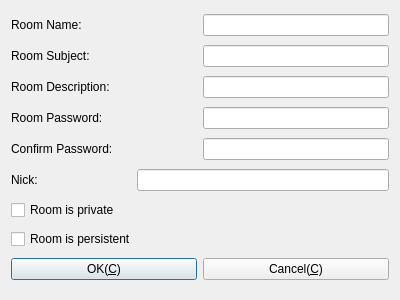
<?xml version="1.0" encoding="UTF-8"?>
<ui version="4.0">
 <class>CDlgCreateGroupChatRoom</class>
 <widget class="QDialog" name="CDlgCreateGroupChatRoom">
  <property name="geometry">
   <rect>
    <x>0</x>
    <y>0</y>
    <width>400</width>
    <height>300</height>
   </rect>
  </property>
  <property name="windowTitle">
   <string>New group chat room</string>
  </property>
  <property name="windowIcon">
   <iconset resource="../../Resource/Resource.qrc">
    <normaloff>:/icon/AppIcon</normaloff>:/icon/AppIcon</iconset>
  </property>
  <layout class="QGridLayout" name="gridLayout">
   <item row="0" column="0" colspan="2">
    <layout class="QHBoxLayout" name="horizontalLayout">
     <item>
      <widget class="QLabel" name="label">
       <property name="sizePolicy">
        <sizepolicy hsizetype="Preferred" vsizetype="Preferred">
         <horstretch>0</horstretch>
         <verstretch>0</verstretch>
        </sizepolicy>
       </property>
       <property name="minimumSize">
        <size>
         <width>120</width>
         <height>0</height>
        </size>
       </property>
       <property name="text">
        <string>Room Name:</string>
       </property>
      </widget>
     </item>
     <item>
      <widget class="QLineEdit" name="txtName">
       <property name="sizePolicy">
        <sizepolicy hsizetype="Preferred" vsizetype="Fixed">
         <horstretch>0</horstretch>
         <verstretch>0</verstretch>
        </sizepolicy>
       </property>
      </widget>
     </item>
    </layout>
   </item>
   <item row="1" column="0" colspan="2">
    <layout class="QHBoxLayout" name="horizontalLayout_2">
     <item>
      <widget class="QLabel" name="label_2">
       <property name="sizePolicy">
        <sizepolicy hsizetype="Preferred" vsizetype="Preferred">
         <horstretch>0</horstretch>
         <verstretch>0</verstretch>
        </sizepolicy>
       </property>
       <property name="minimumSize">
        <size>
         <width>120</width>
         <height>0</height>
        </size>
       </property>
       <property name="text">
        <string>Room Subject:</string>
       </property>
      </widget>
     </item>
     <item>
      <widget class="QLineEdit" name="txtSubject">
       <property name="sizePolicy">
        <sizepolicy hsizetype="Preferred" vsizetype="Fixed">
         <horstretch>0</horstretch>
         <verstretch>0</verstretch>
        </sizepolicy>
       </property>
      </widget>
     </item>
    </layout>
   </item>
   <item row="2" column="0" colspan="2">
    <layout class="QHBoxLayout" name="horizontalLayout_5">
     <item>
      <widget class="QLabel" name="label_5">
       <property name="sizePolicy">
        <sizepolicy hsizetype="Preferred" vsizetype="Preferred">
         <horstretch>0</horstretch>
         <verstretch>0</verstretch>
        </sizepolicy>
       </property>
       <property name="minimumSize">
        <size>
         <width>120</width>
         <height>0</height>
        </size>
       </property>
       <property name="text">
        <string>Room Description:</string>
       </property>
      </widget>
     </item>
     <item>
      <widget class="QLineEdit" name="txtDescription">
       <property name="sizePolicy">
        <sizepolicy hsizetype="Preferred" vsizetype="Fixed">
         <horstretch>0</horstretch>
         <verstretch>0</verstretch>
        </sizepolicy>
       </property>
      </widget>
     </item>
    </layout>
   </item>
   <item row="3" column="0" colspan="2">
    <layout class="QHBoxLayout" name="horizontalLayout_3">
     <item>
      <widget class="QLabel" name="label_3">
       <property name="sizePolicy">
        <sizepolicy hsizetype="Preferred" vsizetype="Preferred">
         <horstretch>0</horstretch>
         <verstretch>0</verstretch>
        </sizepolicy>
       </property>
       <property name="minimumSize">
        <size>
         <width>120</width>
         <height>0</height>
        </size>
       </property>
       <property name="text">
        <string>Room Password:</string>
       </property>
      </widget>
     </item>
     <item>
      <widget class="QLineEdit" name="txtPassword">
       <property name="sizePolicy">
        <sizepolicy hsizetype="Preferred" vsizetype="Fixed">
         <horstretch>0</horstretch>
         <verstretch>0</verstretch>
        </sizepolicy>
       </property>
      </widget>
     </item>
    </layout>
   </item>
   <item row="4" column="0" colspan="2">
    <layout class="QHBoxLayout" name="horizontalLayout_4">
     <item>
      <widget class="QLabel" name="label_4">
       <property name="sizePolicy">
        <sizepolicy hsizetype="Preferred" vsizetype="Preferred">
         <horstretch>0</horstretch>
         <verstretch>0</verstretch>
        </sizepolicy>
       </property>
       <property name="minimumSize">
        <size>
         <width>120</width>
         <height>0</height>
        </size>
       </property>
       <property name="text">
        <string>Confirm Password:</string>
       </property>
      </widget>
     </item>
     <item>
      <widget class="QLineEdit" name="txtConfirmPassword">
       <property name="sizePolicy">
        <sizepolicy hsizetype="Preferred" vsizetype="Fixed">
         <horstretch>0</horstretch>
         <verstretch>0</verstretch>
        </sizepolicy>
       </property>
      </widget>
     </item>
    </layout>
   </item>
   <item row="5" column="0" colspan="2">
    <layout class="QHBoxLayout" name="horizontalLayout_6">
     <item>
      <widget class="QLabel" name="label_6">
       <property name="sizePolicy">
        <sizepolicy hsizetype="Preferred" vsizetype="Preferred">
         <horstretch>0</horstretch>
         <verstretch>0</verstretch>
        </sizepolicy>
       </property>
       <property name="minimumSize">
        <size>
         <width>120</width>
         <height>0</height>
        </size>
       </property>
       <property name="text">
        <string>Nick:</string>
       </property>
      </widget>
     </item>
     <item>
      <widget class="QLineEdit" name="txtNick"/>
     </item>
    </layout>
   </item>
   <item row="6" column="0">
    <widget class="QCheckBox" name="cbPrivated">
     <property name="text">
      <string>Room is private</string>
     </property>
    </widget>
   </item>
   <item row="7" column="0">
    <widget class="QCheckBox" name="cbProtracted">
     <property name="text">
      <string>Room is persistent</string>
     </property>
    </widget>
   </item>
   <item row="8" column="0">
    <widget class="QPushButton" name="pbOK">
     <property name="sizePolicy">
      <sizepolicy hsizetype="Preferred" vsizetype="Fixed">
       <horstretch>0</horstretch>
       <verstretch>0</verstretch>
      </sizepolicy>
     </property>
     <property name="text">
      <string>OK(&amp;C)</string>
     </property>
     <property name="icon">
      <iconset resource="../../Resource/Resource.qrc">
       <normaloff>:/icon/Accept</normaloff>:/icon/Accept</iconset>
     </property>
    </widget>
   </item>
   <item row="8" column="1">
    <widget class="QPushButton" name="pbCancel">
     <property name="sizePolicy">
      <sizepolicy hsizetype="Preferred" vsizetype="Fixed">
       <horstretch>0</horstretch>
       <verstretch>0</verstretch>
      </sizepolicy>
     </property>
     <property name="text">
      <string>Cancel(&amp;C)</string>
     </property>
     <property name="icon">
      <iconset resource="../../Resource/Resource.qrc">
       <normaloff>:/icon/Delete</normaloff>:/icon/Delete</iconset>
     </property>
    </widget>
   </item>
  </layout>
 </widget>
 <resources>
  <include location="../../Resource/Resource.qrc"/>
 </resources>
 <connections/>
</ui>
